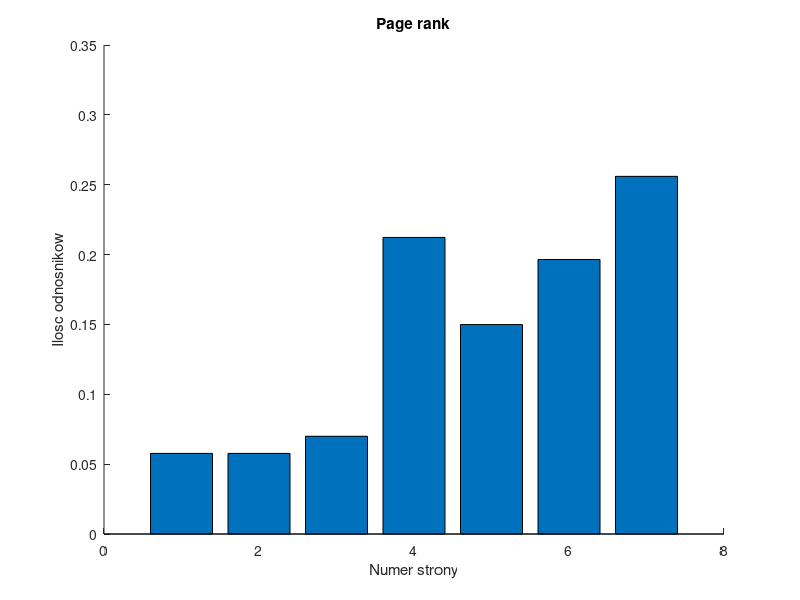

Write the MATLAB code that produced this figure.
function [index_number, Edges, I, B, A, b, r] = page_rank()
index_number=201096;
L=mod(index_number,10);
wezel=(1+mod(L,7));
N=7;
d=0.85;
Edges = [1,1,2,2,2,3,3,3,4,4,5,5,6,6,7;
         4,6,3,4,5,5,6,7,5,6,4,6,4,7,6];

I = speye(N,N);
B = sparse(Edges(2,:),Edges(1,:),1,N,N);
for i=1:N
    if B(wezel,i) == 0 && i ~= wezel
        Edges(:,end+1)=[i,wezel];
    end
    if B(i,wezel) == 0 && i ~= wezel
        
        Edges(:,end+1)=[wezel,i];
    end
end
B = sparse(Edges(2,:),Edges(1,:),1,N,N);

Larr=zeros(N,1);
for i =1:7
    Larr(i)=1/sum(B(:,i));
end
A = spdiags(Larr,0,N,N);
b = zeros(N,1);
for i=1:N
    b(i)=(1-d)/N;
end
M=I-d*B*A;
r = M^-1*b;
hold on;
bar(r);
title("Page rank");
xlabel("Numer strony");
ylabel("Ilosc odnosnikow");
hold off;
print -dpng zadanie5.png
end